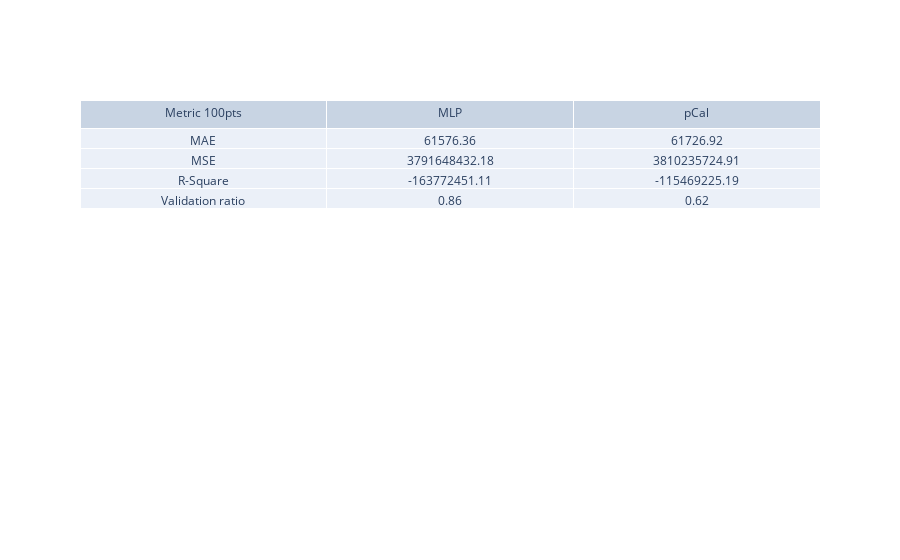
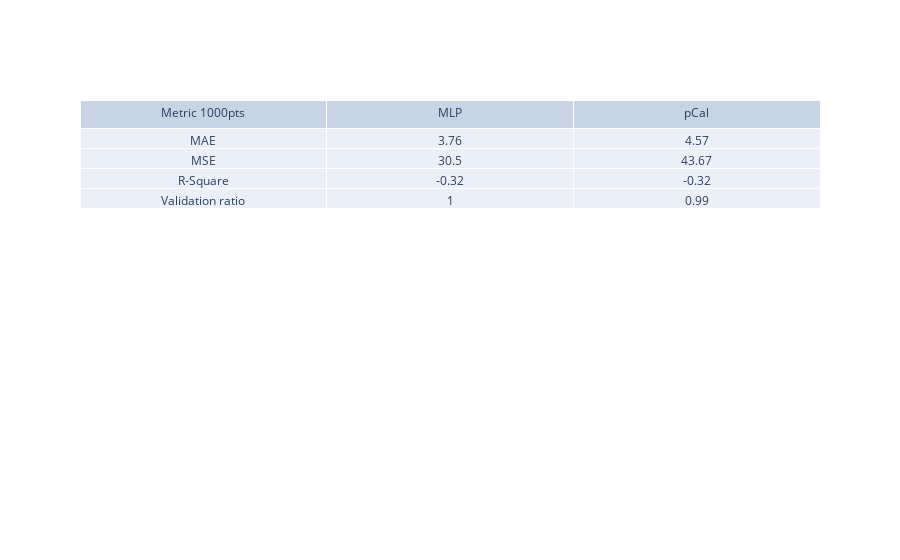
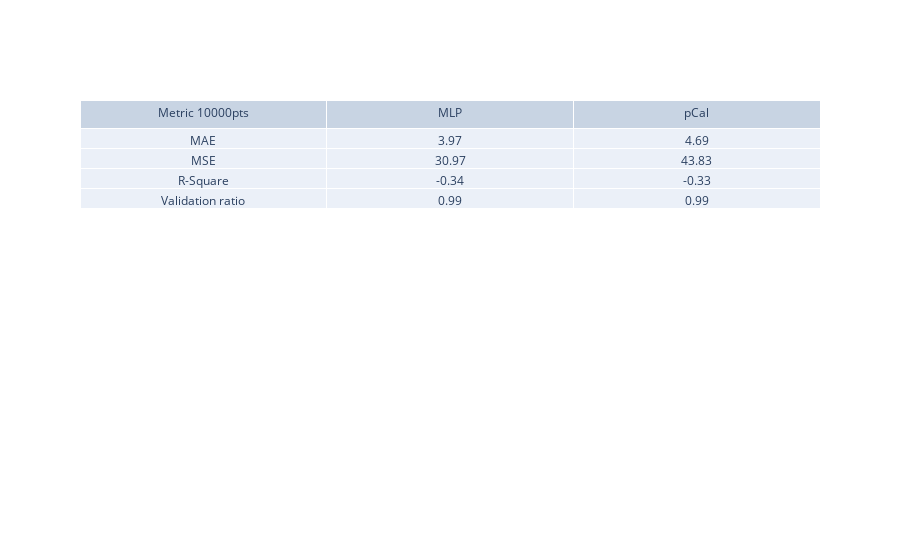
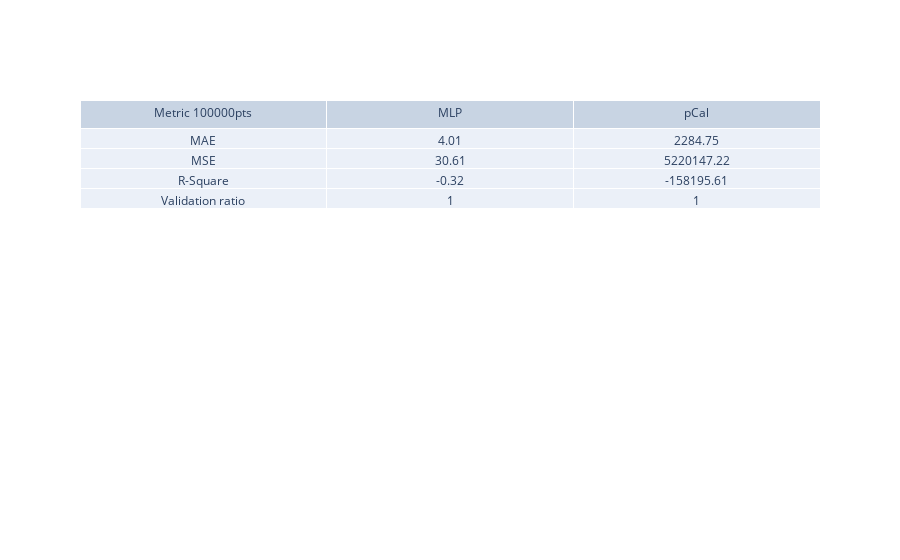

Source (notebook cell) for these figures, in order:
### Code cell
import plotly.graph_objects as go

for i in range(len(metric)):
    fig = go.Figure(data=[go.Table(header=dict(values=[f'Metric {points[i]}pts','MLP', 'pCal']),
                     cells=dict(values=[metric, np.array(metric_ML).T[i],  np.array(metric_pCal).T[i]]))
                         ])
    fig.show()

### Figure 1 — Plotly figure (JSON) as saved in the notebook; plotly's stock layout.template omitted (floating-point values rounded to 4 significant figures)
{"data": [{"cells": {"values": [["MAE", "MSE", "R-Square", "Validation ratio"], [61580.0, 3792000000.0, -163800000.0, 0.86], [61730.0, 3810000000.0, -115500000.0, 0.62]]}, "header": {"values": ["Metric 100pts", "MLP", "pCal"]}, "type": "table"}], "layout": {}}

### Figure 2 — Plotly figure (JSON) as saved in the notebook; plotly's stock layout.template omitted (floating-point values rounded to 4 significant figures)
{"data": [{"cells": {"values": [["MAE", "MSE", "R-Square", "Validation ratio"], [3.76, 30.5, -0.32, 1], [4.57, 43.67, -0.32, 0.99]]}, "header": {"values": ["Metric 1000pts", "MLP", "pCal"]}, "type": "table"}], "layout": {}}

### Figure 3 — Plotly figure (JSON) as saved in the notebook; plotly's stock layout.template omitted (floating-point values rounded to 4 significant figures)
{"data": [{"cells": {"values": [["MAE", "MSE", "R-Square", "Validation ratio"], [3.97, 30.97, -0.34, 0.99], [4.69, 43.83, -0.33, 0.99]]}, "header": {"values": ["Metric 10000pts", "MLP", "pCal"]}, "type": "table"}], "layout": {}}

### Figure 4 — Plotly figure (JSON) as saved in the notebook; plotly's stock layout.template omitted (floating-point values rounded to 4 significant figures)
{"data": [{"cells": {"values": [["MAE", "MSE", "R-Square", "Validation ratio"], [4.01, 30.61, -0.32, 1], [2285.0, 5220000.0, -158200.0, 1]]}, "header": {"values": ["Metric 100000pts", "MLP", "pCal"]}, "type": "table"}], "layout": {}}
